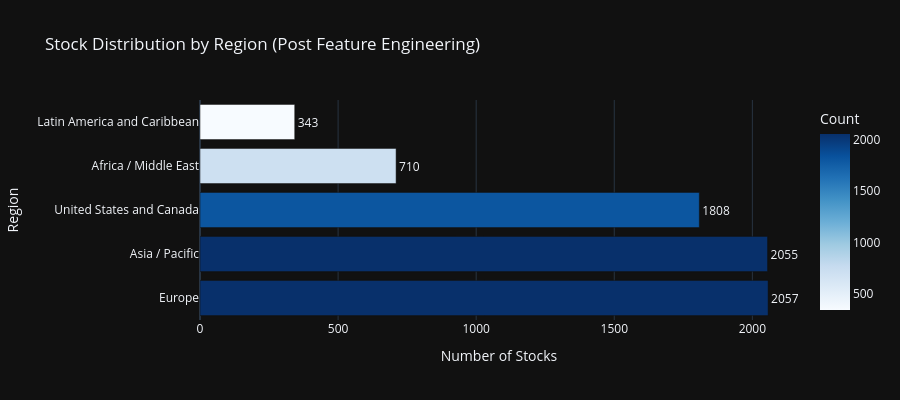
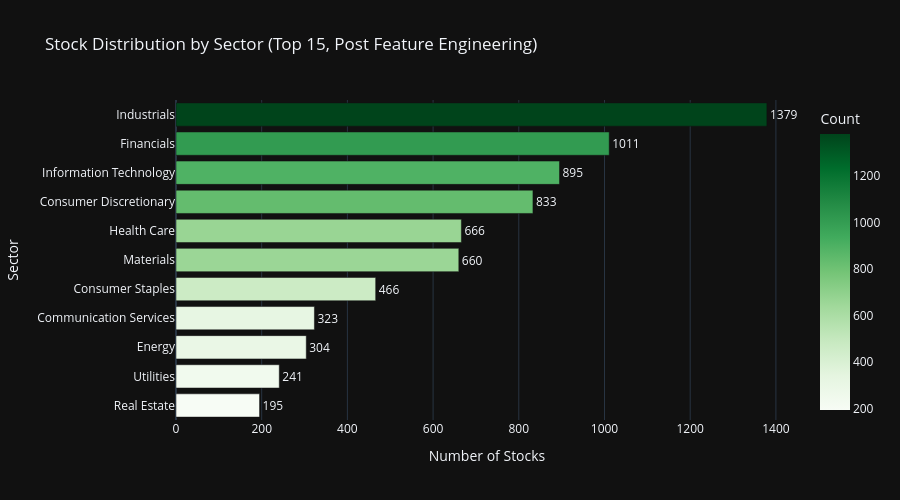
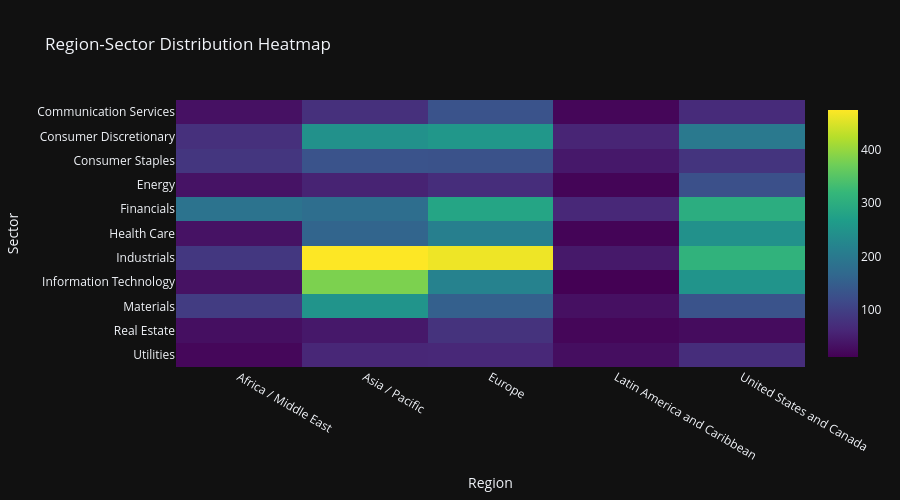
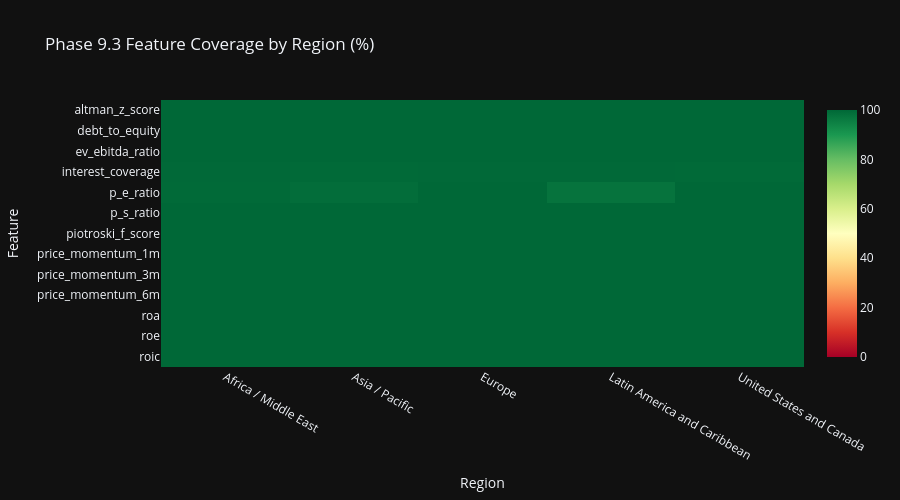

Notebook source saved alongside these figures, in order:
### Markdown cell above
## Cell 7: Region & Sector Analytics with Feature Coverage

Section 17 compliant Plotly visualizations with dark theme.
Enhanced with Phase 9.3 feature analytics by region and sector.

### Code cell
# ============================================================================
# Cell 7: Region & Sector Analytics with Feature Coverage
# ============================================================================

print('=' * 80)
print('REGION & SECTOR ANALYTICS WITH FEATURE COVERAGE')
print('=' * 80)

# Use all_stocks_features (post feature engineering) for analytics
df_analytics = all_stocks_preprocessed

# Region distribution
if 'region' in df_analytics.columns:
    region_counts = df_analytics['region'].value_counts().reset_index()
    region_counts.columns = ['Region', 'Count']
    region_counts['Percentage'] = (region_counts['Count'] / region_counts['Count'].sum() * 100).round(1)

    fig_region = px.bar(
            region_counts,
            x='Count',
            y='Region',
            orientation='h',
            title='Stock Distribution by Region (Post Feature Engineering)',
            template=PLOTLY_TEMPLATE,
            color='Count',
            color_continuous_scale='Blues',
            text='Count',
            )
    fig_region.update_traces(
            textposition='outside',
            hovertemplate='<b>%{y}</b><br>Count: %{x}<br>Percentage: %{customdata[0]:.1f}%',
            customdata=region_counts[['Percentage']].values
            )
    fig_region.update_layout(
            xaxis_title='Number of Stocks',
            yaxis_title='Region',
            height=400,
            showlegend=False,
            )
    fig_region.show()

# Sector distribution (Top 15)
if 'sector' in df_analytics.columns:
    sector_counts = df_analytics['sector'].value_counts().head(15).reset_index()
    sector_counts.columns = ['Sector', 'Count']
    sector_counts['Percentage'] = (sector_counts['Count'] / len(df_analytics) * 100).round(1)

    fig_sector = px.bar(
            sector_counts.sort_values('Count'),
            x='Count',
            y='Sector',
            orientation='h',
            title='Stock Distribution by Sector (Top 15, Post Feature Engineering)',
            template=PLOTLY_TEMPLATE,
            color='Count',
            color_continuous_scale='Greens',
            text='Count',
            )
    fig_sector.update_traces(
            textposition='outside',
            hovertemplate='<b>%{y}</b><br>Count: %{x}<br>Percentage: %{customdata[0]:.1f}%',
            customdata=sector_counts.sort_values('Count')[['Percentage']].values
            )
    fig_sector.update_layout(
            xaxis_title='Number of Stocks',
            yaxis_title='Sector',
            height=500,
            showlegend=False,
            )
    fig_sector.show()

# Region-Sector Heatmap
if 'region' in df_analytics.columns and 'sector' in df_analytics.columns:
    cross_tab = pd.crosstab(
            df_analytics['sector'],
            df_analytics['region']
            ).head(12)

    fig_heatmap = px.imshow(
            cross_tab,
            title='Region-Sector Distribution Heatmap',
            template=PLOTLY_TEMPLATE,
            color_continuous_scale='Viridis',
            aspect='auto',
            )
    fig_heatmap.update_layout(
            xaxis_title='Region',
            yaxis_title='Sector',
            height=500,
            )
    fig_heatmap.show()

print('\n✓ Distribution visualizations complete')

# ============================================================================
# Feature Coverage Analytics by Region and Sector
# ============================================================================
print('\n' + '=' * 80)
print('📊 PHASE 9.3 FEATURE ANALYTICS BY REGION & SECTOR')
print('=' * 80)

# Define key Phase 9.3 features for analysis
key_phase93_features = [
    'roe', 'roa', 'roic',  # Profitability
    'p_e_ratio', 'p_s_ratio', 'ev_ebitda_ratio',  # Valuation
    'price_momentum_1m', 'price_momentum_3m', 'price_momentum_6m',  # Momentum
    'debt_to_equity', 'interest_coverage',  # Leverage
    'piotroski_f_score', 'altman_z_score',  # Composite Scores
    ]
available_phase93 = [f for f in key_phase93_features if f in df_analytics.columns]

if available_phase93 and 'region' in df_analytics.columns:
    print(f'\n📍 Feature Coverage by Region ({len(available_phase93)} key features):')

    # Calculate non-null percentage per region for each feature
    region_coverage_data = []
    for region in df_analytics['region'].unique():
        region_df = df_analytics[df_analytics['region'] == region]
        region_count = len(region_df)

        for feat in available_phase93:
            non_null = region_df[feat].notna().sum()
            coverage_pct = (non_null / region_count * 100) if region_count > 0 else 0
            region_coverage_data.append({
                'Region': region,
                'Feature': feat,
                'Coverage %': round(coverage_pct, 1),
                'Non-Null': non_null,
                'Total': region_count
                })

    region_coverage_df = pd.DataFrame(region_coverage_data)

    # Pivot for heatmap
    region_pivot = region_coverage_df.pivot(index='Feature', columns='Region', values='Coverage %')

    fig_region_coverage = px.imshow(
            region_pivot,
            title='Phase 9.3 Feature Coverage by Region (%)',
            template=PLOTLY_TEMPLATE,
            color_continuous_scale='RdYlGn',
            zmin=0, zmax=100,
            aspect='auto',
            )
    fig_region_coverage.update_layout(
            xaxis_title='Region',
            yaxis_title='Feature',
            height=500,
            )
    fig_region_coverage.show()

if available_phase93 and 'sector' in df_analytics.columns:
    print(f'\n🏢 Feature Coverage by Sector (Top 10 sectors, {len(available_phase93)} key features):')

    # Get top 10 sectors by count
    top_sectors = df_analytics['sector'].value_counts().head(10).index.tolist()

    # Calculate non-null percentage per sector for each feature
    sector_coverage_data = []
    for sector in top_sectors:
        sector_df = df_analytics[df_analytics['sector'] == sector]
        sector_count = len(sector_df)

        for feat in available_phase93:
            non_null = sector_df[feat].notna().sum()
            coverage_pct = (non_null / sector_count * 100) if sector_count > 0 else 0
            sector_coverage_data.append({
                'Sector': str(sector)[:25],  # Truncate long names
                'Feature': feat,
                'Coverage %': round(coverage_pct, 1),
                'Non-Null': non_null,
                'Total': sector_count
                })

    sector_coverage_df = pd.DataFrame(sector_coverage_data)

    # Pivot for heatmap
    sector_pivot = sector_coverage_df.pivot(index='Feature', columns='Sector', values='Coverage %')

    fig_sector_coverage = px.imshow(
            sector_pivot,
            title='Phase 9.3 Feature Coverage by Sector (%)',
            template=PLOTLY_TEMPLATE,
            color_continuous_scale='RdYlGn',
            zmin=0, zmax=100,
            aspect='auto',
            )
    fig_sector_coverage.update_layout(
            xaxis_title='Sector',
            yaxis_title='Feature',
            height=600,
            )
    fig_sector_coverage.show()

# Feature statistics by region
if available_phase93 and 'region' in df_analytics.columns:
    print(f'\n📊 Key Feature Statistics by Region:')

    # Select 3 key features for detailed statistics
    stat_features = ['roe', 'price_momentum_1m', 'debt_to_equity']
    stat_features = [f for f in stat_features if f in df_analytics.columns]

    if stat_features:
        region_stats = df_analytics.groupby('region')[stat_features].agg(['mean', 'median', 'std']).round(3)
        print(region_stats.to_string())

        # Box plot for ROE by region (if available)
        if 'roe' in df_analytics.columns:
            fig_roe_region = px.box(
                    df_analytics[df_analytics['roe'].notna()],
                    x='region',
                    y='roe',
                    title='Return on Equity (ROE) Distribution by Region',
                    template=PLOTLY_TEMPLATE,
                    color='region',
                    )
            fig_roe_region.update_layout(
                    xaxis_title='Region',
                    yaxis_title='ROE',
                    height=450,
                    showlegend=False,
                    )
            fig_roe_region.show()

print('\n✓ Feature analytics by region and sector complete')

### Figure 1 — Plotly figure (JSON) as saved in the notebook; plotly's stock layout.template omitted (floating-point values rounded to 4 significant figures)
{"data": [{"hovertemplate": "<b>%{y}</b><br>Count: %{x}<br>Percentage: %{customdata[0]:.1f}%", "legendgroup": "", "marker": {"color": [2057, 2055, 1808, 710, 343], "coloraxis": "coloraxis", "pattern": {"shape": ""}}, "name": "", "orientation": "h", "showlegend": false, "text": [2057.0, 2055.0, 1808.0, 710.0, 343.0], "textposition": "outside", "x": [2057, 2055, 1808, 710, 343], "xaxis": "x", "y": ["Europe", "Asia / Pacific", "United States and Canada", "Africa / Middle East", "Latin America and Caribbean"], "yaxis": "y", "type": "bar", "customdata": [[29.5], [29.5], [25.9], [10.2], [4.9]]}], "layout": {"xaxis": {"anchor": "y", "domain": [0.0, 1.0], "title": {"text": "Number of Stocks"}}, "yaxis": {"anchor": "x", "domain": [0.0, 1.0], "title": {"text": "Region"}}, "coloraxis": {"colorbar": {"title": {"text": "Count"}}, "colorscale": [[0.0, "rgb(247,251,255)"], [0.125, "rgb(222,235,247)"], [0.25, "rgb(198,219,239)"], [0.375, "rgb(158,202,225)"], [0.5, "rgb(107,174,214)"], [0.625, "rgb(66,146,198)"], [0.75, "rgb(33,113,181)"], [0.875, "rgb(8,81,156)"], [1.0, "rgb(8,48,107)"]]}, "legend": {"tracegroupgap": 0}, "title": {"text": "Stock Distribution by Region (Post Feature Engineering)"}, "barmode": "relative", "height": 400, "showlegend": false}}

### Figure 2 — Plotly figure (JSON) as saved in the notebook; plotly's stock layout.template omitted (floating-point values rounded to 4 significant figures)
{"data": [{"hovertemplate": "<b>%{y}</b><br>Count: %{x}<br>Percentage: %{customdata[0]:.1f}%", "legendgroup": "", "marker": {"color": [195, 241, 304, 323, 466, 660, 666, 833, 895, 1011, 1379], "coloraxis": "coloraxis", "pattern": {"shape": ""}}, "name": "", "orientation": "h", "showlegend": false, "text": [195.0, 241.0, 304.0, 323.0, 466.0, 660.0, 666.0, 833.0, 895.0, 1011.0, 1379.0], "textposition": "outside", "x": [195, 241, 304, 323, 466, 660, 666, 833, 895, 1011, 1379], "xaxis": "x", "y": ["Real Estate", "Utilities", "Energy", "Communication Services", "Consumer Staples", "Materials", "Health Care", "Consumer Discretionary", "Information Technology", "Financials", "Industrials"], "yaxis": "y", "type": "bar", "customdata": [[2.8], [3.5], [4.4], [4.6], [6.7], [9.5], [9.6], [11.9], [12.8], [14.5], [19.8]]}], "layout": {"xaxis": {"anchor": "y", "domain": [0.0, 1.0], "title": {"text": "Number of Stocks"}}, "yaxis": {"anchor": "x", "domain": [0.0, 1.0], "title": {"text": "Sector"}}, "coloraxis": {"colorbar": {"title": {"text": "Count"}}, "colorscale": [[0.0, "rgb(247,252,245)"], [0.125, "rgb(229,245,224)"], [0.25, "rgb(199,233,192)"], [0.375, "rgb(161,217,155)"], [0.5, "rgb(116,196,118)"], [0.625, "rgb(65,171,93)"], [0.75, "rgb(35,139,69)"], [0.875, "rgb(0,109,44)"], [1.0, "rgb(0,68,27)"]]}, "legend": {"tracegroupgap": 0}, "title": {"text": "Stock Distribution by Sector (Top 15, Post Feature Engineering)"}, "barmode": "relative", "height": 500, "showlegend": false}}

### Figure 3 — Plotly figure (JSON) as saved in the notebook; plotly's stock layout.template omitted (floating-point values rounded to 4 significant figures)
{"data": [{"coloraxis": "coloraxis", "name": "0", "x": ["Africa / Middle East", "Asia / Pacific", "Europe", "Latin America and Caribbean", "United States and Canada"], "y": ["Communication Services", "Consumer Discretionary", "Consumer Staples", "Energy", "Financials", "Health Care", "Industrials", "Information Technology", "Materials", "Real Estate", "Utilities"], "z": [[32, 75, 130, 18, 68], [75, 245, 256, 58, 199], [84, 130, 129, 42, 81], [35, 56, 71, 16, 126], [188, 178, 283, 63, 299], [34, 160, 212, 15, 245], [86, 475, 464, 43, 311], [33, 382, 218, 11, 251], [94, 251, 153, 31, 131], [30, 42, 79, 18, 26], [19, 61, 62, 28, 71]], "type": "heatmap", "xaxis": "x", "yaxis": "y", "hovertemplate": "region: %{x}<br>sector: %{y}<br>color: %{z}<extra></extra>"}], "layout": {"xaxis": {"anchor": "y", "domain": [0.0, 1.0], "title": {"text": "Region"}}, "yaxis": {"anchor": "x", "domain": [0.0, 1.0], "autorange": "reversed", "title": {"text": "Sector"}}, "coloraxis": {"colorscale": [[0.0, "#440154"], [0.1111, "#482878"], [0.2222, "#3e4989"], [0.3333, "#31688e"], [0.4444, "#26828e"], [0.5556, "#1f9e89"], [0.6667, "#35b779"], [0.7778, "#6ece58"], [0.8889, "#b5de2b"], [1.0, "#fde725"]]}, "title": {"text": "Region-Sector Distribution Heatmap"}, "height": 500}}

### Figure 4 — Plotly figure (JSON) as saved in the notebook; plotly's stock layout.template omitted (floating-point values rounded to 4 significant figures)
{"data": [{"coloraxis": "coloraxis", "name": "0", "x": ["Africa / Middle East", "Asia / Pacific", "Europe", "Latin America and Caribbean", "United States and Canada"], "y": ["altman_z_score", "debt_to_equity", "ev_ebitda_ratio", "interest_coverage", "p_e_ratio", "p_s_ratio", "piotroski_f_score", "price_momentum_1m", "price_momentum_3m", "price_momentum_6m", "roa", "roe", "roic"], "z": [[100.0, 100.0, 100.0, 100.0, 100.0], [100.0, 100.0, 100.0, 100.0, 100.0], [100.0, 100.0, 100.0, 100.0, 100.0], [99.7, 99.5, 99.7, 99.7, 99.6], [99.6, 99.0, 99.9, 97.7, 99.9], [100.0, 100.0, 99.9, 100.0, 99.9], [100.0, 100.0, 100.0, 100.0, 100.0], [100.0, 100.0, 100.0, 100.0, 100.0], [100.0, 100.0, 100.0, 100.0, 100.0], [100.0, 100.0, 100.0, 100.0, 100.0], [100.0, 100.0, 100.0, 100.0, 100.0], [100.0, 100.0, 100.0, 100.0, 100.0], [100.0, 100.0, 100.0, 100.0, 100.0]], "type": "heatmap", "xaxis": "x", "yaxis": "y", "hovertemplate": "Region: %{x}<br>Feature: %{y}<br>color: %{z}<extra></extra>"}], "layout": {"xaxis": {"anchor": "y", "domain": [0.0, 1.0], "title": {"text": "Region"}}, "yaxis": {"anchor": "x", "domain": [0.0, 1.0], "autorange": "reversed", "title": {"text": "Feature"}}, "coloraxis": {"colorscale": [[0.0, "rgb(165,0,38)"], [0.1, "rgb(215,48,39)"], [0.2, "rgb(244,109,67)"], [0.3, "rgb(253,174,97)"], [0.4, "rgb(254,224,139)"], [0.5, "rgb(255,255,191)"], [0.6, "rgb(217,239,139)"], [0.7, "rgb(166,217,106)"], [0.8, "rgb(102,189,99)"], [0.9, "rgb(26,152,80)"], [1.0, "rgb(0,104,55)"]], "cmin": 0, "cmax": 100}, "title": {"text": "Phase 9.3 Feature Coverage by Region (%)"}, "height": 500}}
